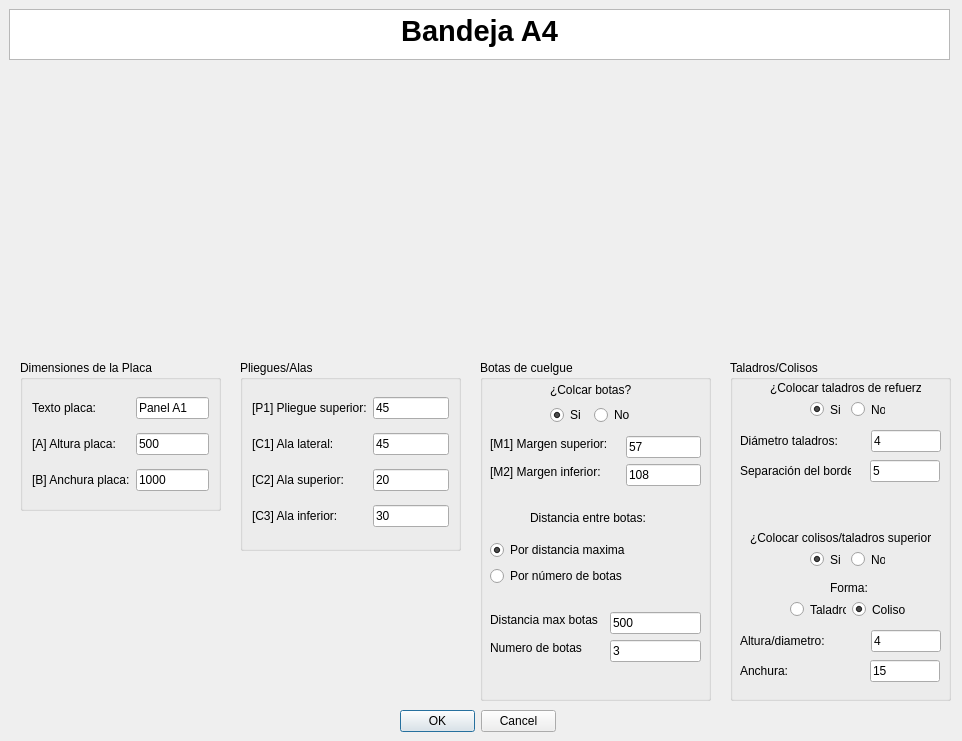
<?xml version="1.0" encoding="UTF-8"?>
<ui version="4.0">
 <class>MyPositionDialog</class>
 <widget class="QDialog" name="MyPositionDialog">
  <property name="geometry">
   <rect>
    <x>0</x>
    <y>0</y>
    <width>962</width>
    <height>741</height>
   </rect>
  </property>
  <property name="windowTitle">
   <string>Enter Position</string>
  </property>
  <property name="whatsThis">
   <string>&lt;html&gt;&lt;head/&gt;&lt;body&gt;&lt;p&gt;Esta ventana de KSDpanel te permite introducir todas las medidas correspondientes del panel seleccionado.&lt;/p&gt;&lt;p&gt;Recuerda que todas las medidas deben de ir en milimetros (mm).&lt;/p&gt;&lt;/body&gt;&lt;/html&gt;</string>
  </property>
  <widget class="QDialogButtonBox" name="buttonBox">
   <property name="geometry">
    <rect>
     <x>400</x>
     <y>710</y>
     <width>156</width>
     <height>23</height>
    </rect>
   </property>
   <property name="orientation">
    <enum>Qt::Horizontal</enum>
   </property>
   <property name="standardButtons">
    <set>QDialogButtonBox::Cancel|QDialogButtonBox::Ok</set>
   </property>
  </widget>
  <widget class="QTextBrowser" name="textBrowser">
   <property name="geometry">
    <rect>
     <x>9</x>
     <y>9</y>
     <width>941</width>
     <height>51</height>
    </rect>
   </property>
   <property name="html">
    <string>&lt;!DOCTYPE HTML PUBLIC &quot;-//W3C//DTD HTML 4.0//EN&quot; &quot;http://www.w3.org/TR/REC-html40/strict.dtd&quot;&gt;
&lt;html&gt;&lt;head&gt;&lt;meta name=&quot;qrichtext&quot; content=&quot;1&quot; /&gt;&lt;style type=&quot;text/css&quot;&gt;
p, li { white-space: pre-wrap; }
&lt;/style&gt;&lt;/head&gt;&lt;body style=&quot; font-family:'MS Shell Dlg 2'; font-size:8.25pt; font-weight:400; font-style:normal;&quot;&gt;
&lt;p align=&quot;center&quot; style=&quot; margin-top:0px; margin-bottom:0px; margin-left:0px; margin-right:0px; -qt-block-indent:0; text-indent:0px;&quot;&gt;&lt;span style=&quot; font-size:22pt; font-weight:600;&quot;&gt;Bandeja A4&lt;/span&gt;&lt;/p&gt;&lt;/body&gt;&lt;/html&gt;</string>
   </property>
  </widget>
  <widget class="QGroupBox" name="groupBox">
   <property name="geometry">
    <rect>
     <x>480</x>
     <y>360</y>
     <width>231</width>
     <height>341</height>
    </rect>
   </property>
   <property name="styleSheet">
    <string notr="true">font: 10pt &quot;MS Shell Dlg 2&quot;;</string>
   </property>
   <property name="title">
    <string>Botas de cuelgue</string>
   </property>
   <widget class="QLineEdit" name="numeroBotasUI">
    <property name="geometry">
     <rect>
      <x>130</x>
      <y>280</y>
      <width>91</width>
      <height>22</height>
     </rect>
    </property>
    <property name="text">
     <string>3</string>
    </property>
   </widget>
   <widget class="QLineEdit" name="distanciaEntreBotasUI">
    <property name="geometry">
     <rect>
      <x>130</x>
      <y>252</y>
      <width>91</width>
      <height>22</height>
     </rect>
    </property>
    <property name="text">
     <string>500</string>
    </property>
   </widget>
   <widget class="QLabel" name="label_7">
    <property name="geometry">
     <rect>
      <x>10</x>
      <y>280</y>
      <width>98</width>
      <height>16</height>
     </rect>
    </property>
    <property name="text">
     <string>Numero de botas</string>
    </property>
   </widget>
   <widget class="QLabel" name="label_6">
    <property name="geometry">
     <rect>
      <x>10</x>
      <y>252</y>
      <width>114</width>
      <height>16</height>
     </rect>
    </property>
    <property name="text">
     <string>Distancia max botas</string>
    </property>
   </widget>
   <widget class="QLabel" name="label_3">
    <property name="geometry">
     <rect>
      <x>10</x>
      <y>76</y>
      <width>130</width>
      <height>16</height>
     </rect>
    </property>
    <property name="text">
     <string>[M1] Margen superior:</string>
    </property>
   </widget>
   <widget class="QLabel" name="label_5">
    <property name="geometry">
     <rect>
      <x>10</x>
      <y>104</y>
      <width>124</width>
      <height>16</height>
     </rect>
    </property>
    <property name="text">
     <string>[M2] Margen inferior:</string>
    </property>
   </widget>
   <widget class="QLineEdit" name="margenAUI">
    <property name="geometry">
     <rect>
      <x>146</x>
      <y>76</y>
      <width>75</width>
      <height>22</height>
     </rect>
    </property>
    <property name="text">
     <string>57</string>
    </property>
   </widget>
   <widget class="QLineEdit" name="margenBUI">
    <property name="geometry">
     <rect>
      <x>146</x>
      <y>104</y>
      <width>75</width>
      <height>22</height>
     </rect>
    </property>
    <property name="text">
     <string>108</string>
    </property>
   </widget>
   <widget class="QLabel" name="label_10">
    <property name="geometry">
     <rect>
      <x>50</x>
      <y>150</y>
      <width>125</width>
      <height>16</height>
     </rect>
    </property>
    <property name="text">
     <string>Distancia entre botas:</string>
    </property>
   </widget>
   <widget class="QWidget" name="layoutWidget">
    <property name="geometry">
     <rect>
      <x>70</x>
      <y>21</y>
      <width>85</width>
      <height>44</height>
     </rect>
    </property>
    <layout class="QGridLayout" name="gridLayout">
     <item row="0" column="0" colspan="2">
      <widget class="QLabel" name="label_2">
       <property name="mouseTracking">
        <bool>false</bool>
       </property>
       <property name="text">
        <string>¿Colcar botas?</string>
       </property>
       <property name="buddy">
        <cstring>label_2</cstring>
       </property>
      </widget>
     </item>
     <item row="1" column="0">
      <widget class="QRadioButton" name="crearBotasUI">
       <property name="text">
        <string>Si</string>
       </property>
       <property name="checked">
        <bool>true</bool>
       </property>
      </widget>
     </item>
     <item row="1" column="1">
      <widget class="QRadioButton" name="noCrearBotasUI">
       <property name="text">
        <string>No</string>
       </property>
      </widget>
     </item>
    </layout>
   </widget>
   <widget class="QWidget" name="">
    <property name="geometry">
     <rect>
      <x>10</x>
      <y>180</y>
      <width>147</width>
      <height>48</height>
     </rect>
    </property>
    <layout class="QVBoxLayout" name="verticalLayout">
     <item>
      <widget class="QRadioButton" name="parametroBotasUI_3">
       <property name="text">
        <string>Por distancia maxima</string>
       </property>
       <property name="checked">
        <bool>true</bool>
       </property>
      </widget>
     </item>
     <item>
      <widget class="QRadioButton" name="parametroBotasUI">
       <property name="text">
        <string>Por número de botas</string>
       </property>
      </widget>
     </item>
    </layout>
   </widget>
  </widget>
  <widget class="QGroupBox" name="groupBox_2">
   <property name="geometry">
    <rect>
     <x>240</x>
     <y>360</y>
     <width>221</width>
     <height>191</height>
    </rect>
   </property>
   <property name="styleSheet">
    <string notr="true">font: 10pt &quot;MS Shell Dlg 2&quot;;</string>
   </property>
   <property name="title">
    <string>Pliegues/Alas</string>
   </property>
   <layout class="QGridLayout" name="gridLayout_2">
    <item row="0" column="1">
     <widget class="QLineEdit" name="pliegueSuperiorUI">
      <property name="text">
       <string>45</string>
      </property>
     </widget>
    </item>
    <item row="4" column="1">
     <widget class="QLineEdit" name="alaInferiorUI">
      <property name="text">
       <string>30</string>
      </property>
     </widget>
    </item>
    <item row="2" column="1">
     <widget class="QLineEdit" name="alaIzquierdaUI">
      <property name="text">
       <string>45</string>
      </property>
     </widget>
    </item>
    <item row="2" column="0">
     <widget class="QLabel" name="label_9">
      <property name="text">
       <string>[C1] Ala lateral:</string>
      </property>
     </widget>
    </item>
    <item row="4" column="0">
     <widget class="QLabel" name="label_12">
      <property name="text">
       <string>[C3] Ala inferior:</string>
      </property>
     </widget>
    </item>
    <item row="0" column="0">
     <widget class="QLabel" name="label_13">
      <property name="text">
       <string>[P1] Pliegue superior:</string>
      </property>
     </widget>
    </item>
    <item row="3" column="0">
     <widget class="QLabel" name="label_11">
      <property name="text">
       <string>[C2] Ala superior:</string>
      </property>
     </widget>
    </item>
    <item row="3" column="1">
     <widget class="QLineEdit" name="alaSuperiorUI">
      <property name="text">
       <string>20</string>
      </property>
     </widget>
    </item>
   </layout>
  </widget>
  <widget class="QLabel" name="imagenPanelUI">
   <property name="geometry">
    <rect>
     <x>230</x>
     <y>70</y>
     <width>521</width>
     <height>281</height>
    </rect>
   </property>
   <property name="text">
    <string/>
   </property>
   <property name="pixmap">
    <pixmap>../imagenes/REF_AH4cotas.jpg</pixmap>
   </property>
   <property name="scaledContents">
    <bool>true</bool>
   </property>
   <property name="wordWrap">
    <bool>false</bool>
   </property>
   <property name="margin">
    <number>0</number>
   </property>
   <property name="openExternalLinks">
    <bool>false</bool>
   </property>
  </widget>
  <widget class="QGroupBox" name="groupBox_3">
   <property name="geometry">
    <rect>
     <x>20</x>
     <y>360</y>
     <width>201</width>
     <height>151</height>
    </rect>
   </property>
   <property name="styleSheet">
    <string notr="true">font: 10pt &quot;MS Shell Dlg 2&quot;;</string>
   </property>
   <property name="title">
    <string>Dimensiones de la Placa</string>
   </property>
   <layout class="QGridLayout" name="gridLayout_3">
    <item row="1" column="0">
     <widget class="QLabel" name="label_8">
      <property name="text">
       <string>[A] Altura placa:</string>
      </property>
     </widget>
    </item>
    <item row="2" column="1">
     <widget class="QLineEdit" name="anchuraPlacaUI">
      <property name="text">
       <string>1000</string>
      </property>
     </widget>
    </item>
    <item row="1" column="1">
     <widget class="QLineEdit" name="alturaPlacaUI">
      <property name="text">
       <string>500</string>
      </property>
     </widget>
    </item>
    <item row="0" column="0">
     <widget class="QLabel" name="label">
      <property name="text">
       <string>Texto placa:</string>
      </property>
     </widget>
    </item>
    <item row="0" column="1">
     <widget class="QLineEdit" name="textoDescriptivoA0UI">
      <property name="text">
       <string>Panel A1</string>
      </property>
     </widget>
    </item>
    <item row="2" column="0">
     <widget class="QLabel" name="label_4">
      <property name="text">
       <string>[B] Anchura placa:</string>
      </property>
     </widget>
    </item>
   </layout>
  </widget>
  <widget class="QGroupBox" name="groupBox_4">
   <property name="geometry">
    <rect>
     <x>730</x>
     <y>360</y>
     <width>221</width>
     <height>341</height>
    </rect>
   </property>
   <property name="title">
    <string>Taladros/Colisos</string>
   </property>
   <widget class="QLabel" name="label_15">
    <property name="geometry">
     <rect>
      <x>40</x>
      <y>20</y>
      <width>151</width>
      <height>16</height>
     </rect>
    </property>
    <property name="text">
     <string>¿Colocar taladros de refuerzo?</string>
    </property>
   </widget>
   <widget class="QLabel" name="label_16">
    <property name="geometry">
     <rect>
      <x>10</x>
      <y>70</y>
      <width>125</width>
      <height>22</height>
     </rect>
    </property>
    <property name="text">
     <string>Diámetro taladros:</string>
    </property>
   </widget>
   <widget class="QLineEdit" name="diametroTaladrosUI">
    <property name="geometry">
     <rect>
      <x>141</x>
      <y>70</y>
      <width>70</width>
      <height>22</height>
     </rect>
    </property>
    <property name="text">
     <string>4</string>
    </property>
   </widget>
   <widget class="QLineEdit" name="distanciaBordeUI">
    <property name="geometry">
     <rect>
      <x>140</x>
      <y>100</y>
      <width>70</width>
      <height>22</height>
     </rect>
    </property>
    <property name="text">
     <string>5</string>
    </property>
   </widget>
   <widget class="QLabel" name="label_17">
    <property name="geometry">
     <rect>
      <x>10</x>
      <y>100</y>
      <width>111</width>
      <height>21</height>
     </rect>
    </property>
    <property name="text">
     <string>Separación del borde:</string>
    </property>
   </widget>
   <widget class="QLabel" name="label_18">
    <property name="geometry">
     <rect>
      <x>20</x>
      <y>170</y>
      <width>181</width>
      <height>16</height>
     </rect>
    </property>
    <property name="text">
     <string>¿Colocar colisos/taladros superiores?</string>
    </property>
   </widget>
   <widget class="QLabel" name="label_19">
    <property name="geometry">
     <rect>
      <x>100</x>
      <y>220</y>
      <width>41</width>
      <height>16</height>
     </rect>
    </property>
    <property name="text">
     <string>Forma:</string>
    </property>
   </widget>
   <widget class="QLineEdit" name="anchuraColisoUI">
    <property name="geometry">
     <rect>
      <x>140</x>
      <y>300</y>
      <width>70</width>
      <height>22</height>
     </rect>
    </property>
    <property name="text">
     <string>15</string>
    </property>
   </widget>
   <widget class="QLineEdit" name="alturaColisoUI">
    <property name="geometry">
     <rect>
      <x>141</x>
      <y>270</y>
      <width>70</width>
      <height>22</height>
     </rect>
    </property>
    <property name="text">
     <string>4</string>
    </property>
   </widget>
   <widget class="QLabel" name="label_20">
    <property name="geometry">
     <rect>
      <x>10</x>
      <y>300</y>
      <width>111</width>
      <height>21</height>
     </rect>
    </property>
    <property name="text">
     <string>Anchura:</string>
    </property>
   </widget>
   <widget class="QLabel" name="label_21">
    <property name="geometry">
     <rect>
      <x>10</x>
      <y>270</y>
      <width>125</width>
      <height>22</height>
     </rect>
    </property>
    <property name="text">
     <string>Altura/diametro:</string>
    </property>
   </widget>
   <widget class="QWidget" name="">
    <property name="geometry">
     <rect>
      <x>80</x>
      <y>40</y>
      <width>75</width>
      <height>19</height>
     </rect>
    </property>
    <layout class="QHBoxLayout" name="horizontalLayout">
     <item>
      <widget class="QRadioButton" name="crearTaladrosUI">
       <property name="text">
        <string>Si</string>
       </property>
       <property name="checked">
        <bool>true</bool>
       </property>
      </widget>
     </item>
     <item>
      <widget class="QRadioButton" name="noCrearTaladrosUI">
       <property name="text">
        <string>No</string>
       </property>
      </widget>
     </item>
    </layout>
   </widget>
   <widget class="QWidget" name="">
    <property name="geometry">
     <rect>
      <x>80</x>
      <y>190</y>
      <width>75</width>
      <height>19</height>
     </rect>
    </property>
    <layout class="QHBoxLayout" name="horizontalLayout_2">
     <item>
      <widget class="QRadioButton" name="crearColisoUI">
       <property name="text">
        <string>Si</string>
       </property>
       <property name="checked">
        <bool>true</bool>
       </property>
      </widget>
     </item>
     <item>
      <widget class="QRadioButton" name="noCrearColisoUI">
       <property name="text">
        <string>No</string>
       </property>
      </widget>
     </item>
    </layout>
   </widget>
   <widget class="QWidget" name="">
    <property name="geometry">
     <rect>
      <x>60</x>
      <y>240</y>
      <width>118</width>
      <height>19</height>
     </rect>
    </property>
    <layout class="QHBoxLayout" name="horizontalLayout_3">
     <item>
      <widget class="QRadioButton" name="taladroColisoUI">
       <property name="text">
        <string>Taladro</string>
       </property>
      </widget>
     </item>
     <item>
      <widget class="QRadioButton" name="colisoColisoUI">
       <property name="text">
        <string>Coliso</string>
       </property>
       <property name="checked">
        <bool>true</bool>
       </property>
      </widget>
     </item>
    </layout>
   </widget>
  </widget>
  <zorder>groupBox_2</zorder>
  <zorder>groupBox</zorder>
  <zorder>buttonBox</zorder>
  <zorder>textBrowser</zorder>
  <zorder>imagenPanelUI</zorder>
  <zorder>groupBox_3</zorder>
  <zorder>groupBox_4</zorder>
 </widget>
 <resources/>
 <connections>
  <connection>
   <sender>buttonBox</sender>
   <signal>accepted()</signal>
   <receiver>MyPositionDialog</receiver>
   <slot>accept()</slot>
   <hints>
    <hint type="sourcelabel">
     <x>248</x>
     <y>254</y>
    </hint>
    <hint type="destinationlabel">
     <x>157</x>
     <y>274</y>
    </hint>
   </hints>
  </connection>
  <connection>
   <sender>buttonBox</sender>
   <signal>rejected()</signal>
   <receiver>MyPositionDialog</receiver>
   <slot>reject()</slot>
   <hints>
    <hint type="sourcelabel">
     <x>316</x>
     <y>260</y>
    </hint>
    <hint type="destinationlabel">
     <x>286</x>
     <y>274</y>
    </hint>
   </hints>
  </connection>
 </connections>
</ui>
